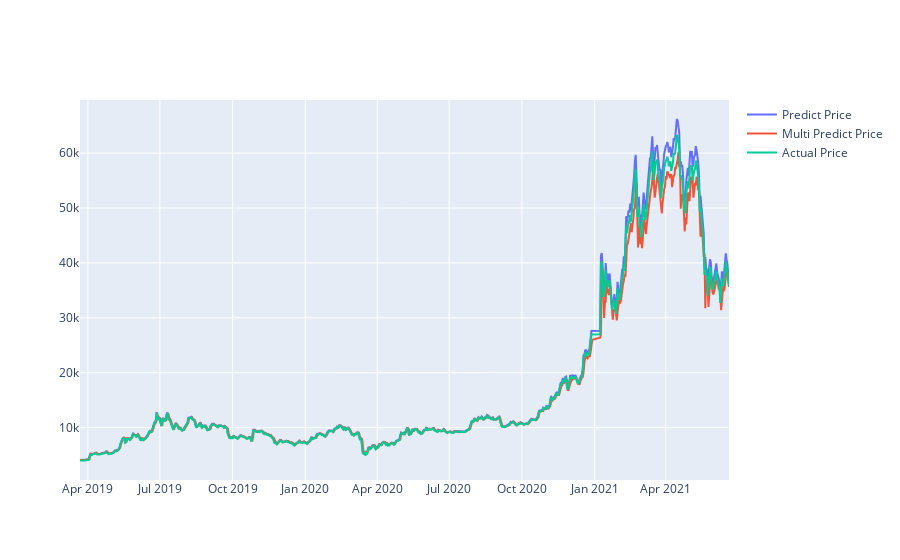

The cell this chart's notebook holds for it:
### Markdown cell above
#### Plot line graph with actual price, predicted price with feature `Weighted Price`, predicted price with features `Volume` and `Weighted Price`

### Code cell
actual_chart = go.Scatter(x=predictDates, y=inv_y, name= 'Actual Price')
multi_predict_chart = go.Scatter(x=predictDates, y=inv_yhat, name= 'Multi Predict Price')
predict_chart = go.Scatter(x=predictDates, y=yhat_reshape, name= 'Predict Price')
py.iplot([predict_chart, multi_predict_chart, actual_chart])

### Figure 1 — Plotly figure (JSON) as saved in the notebook; plotly's stock layout.template omitted (floating-point values rounded to 4 significant figures; data arrays with more than 128 entries replaced by an {"elided": "..."} marker saying what was removed)
{"data": [{"name": "Predict Price", "x": {"elided": "813 str values"}, "y": {"elided": "813 float values"}, "type": "scatter"}, {"name": "Multi Predict Price", "x": {"elided": "813 str values"}, "y": {"elided": "814 float values"}, "type": "scatter"}, {"name": "Actual Price", "x": {"elided": "813 str values"}, "y": {"elided": "814 float values"}, "type": "scatter"}], "layout": {}}
